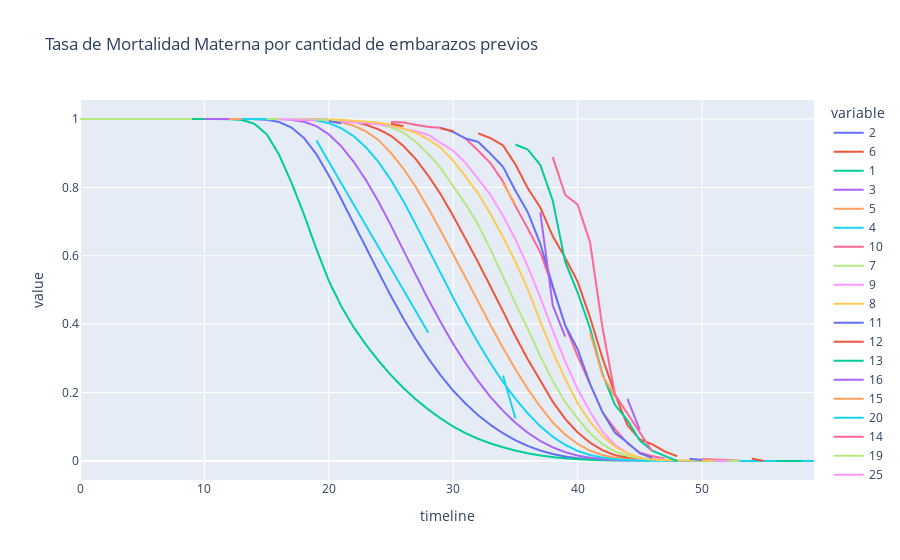

Notebook source saved alongside this figure:
### Code cell
rates, logrank = survival(data_num_emb, 'NUMEROEMBARAZOS', 'EDAD', 'SOBREVIVIOPARTO')
print(logrank)
rates.plot(kind='line',
           title='Tasa de Mortalidad Materna por cantidad de embarazos previos')

### Figure 1 — Plotly figure (JSON) as saved in the notebook; plotly's stock layout.template omitted (floating-point values rounded to 4 significant figures)
{"data": [{"hovertemplate": "variable=2<br>timeline=%{x}<br>value=%{y}<extra></extra>", "legendgroup": "2", "line": {"color": "#636efa", "dash": "solid"}, "mode": "lines", "name": "2", "showlegend": true, "type": "scattergl", "x": [0, 9, 10, 11, 12, 13, 14, 15, 16, 17, 18, 19, 20, 21, 22, 23, 24, 25, 26, 27, 28, 29, 30, 31, 32, 33, 34, 35, 36, 37, 38, 39, 40, 41, 42, 43, 44, 45, 46, 47, 48, 49, 50, 51, 52, 53, 54, 55, 56, 57, 58, 59], "xaxis": "x", "y": [1, 1.0, 1.0, 0.9999, 0.9999, 0.9998, 0.9995, 0.9977, 0.9912, 0.975, 0.9445, 0.8971, 0.8349, 0.7661, 0.6942, 0.6236, 0.5518, 0.4819, 0.4161, 0.3556, 0.2999, 0.2499, 0.2056, 0.1677, 0.134, 0.1055, 0.08117, 0.06063, 0.04394, 0.03057, 0.02051, 0.01306, 0.007951, 0.004613, 0.00267, 0.001525, 0.0008415, 0.0004972, 0.0003388, 0.0002283, 0.0001694, 0.0001307, 8.839e-05, 6.629e-05, 5.34e-05, 3.683e-05, 2.762e-05, 1.841e-05, 1.657e-05, 9.207e-06, 3.683e-06, 0], "yaxis": "y"}, {"hovertemplate": "variable=6<br>timeline=%{x}<br>value=%{y}<extra></extra>", "legendgroup": "6", "line": {"color": "#EF553B", "dash": "solid"}, "mode": "lines", "name": "6", "showlegend": true, "type": "scattergl", "x": [0, 9, 10, 11, 12, 13, 14, 15, 16, 17, 18, 19, 20, 21, 22, 23, 24, 25, 26, 27, 28, 29, 30, 31, 32, 33, 34, 35, 36, 37, 38, 39, 40, 41, 42, 43, 44, 45, 46, 47, 48, 49, 50, 51, 52, 53, 54, 55, 56, 57, 58, 59], "xaxis": "x", "y": [1, null, null, null, null, null, null, null, null, 0.9999, 0.9997, 0.9993, 0.9981, 0.9956, 0.9918, 0.9829, 0.9697, 0.9508, 0.9211, 0.8824, 0.8338, 0.7793, 0.716, 0.6492, 0.5814, 0.5099, 0.438, 0.3648, 0.2966, 0.2355, 0.1733, 0.1232, 0.08361, 0.0536, 0.03154, 0.01708, 0.009724, 0.004492, 0.00232, 0.001086, 0.0004442, 0.0003455, 0.0001974, 4.936e-05, null, 0, null, null, null, null, null, null], "yaxis": "y"}, {"hovertemplate": "variable=1<br>timeline=%{x}<br>value=%{y}<extra></extra>", "legendgroup": "1", "line": {"color": "#00cc96", "dash": "solid"}, "mode": "lines", "name": "1", "showlegend": true, "type": "scattergl", "x": [0, 9, 10, 11, 12, 13, 14, 15, 16, 17, 18, 19, 20, 21, 22, 23, 24, 25, 26, 27, 28, 29, 30, 31, 32, 33, 34, 35, 36, 37, 38, 39, 40, 41, 42, 43, 44, 45, 46, 47, 48, 49, 50, 51, 52, 53, 54, 55, 56, 57, 58, 59], "xaxis": "x", "y": [1, 1.0, 0.9999, 0.9998, 0.9995, 0.9972, 0.9863, 0.9558, 0.8958, 0.8137, 0.7211, 0.6198, 0.5269, 0.4523, 0.3911, 0.3393, 0.2928, 0.2509, 0.2133, 0.1799, 0.1505, 0.1241, 0.1007, 0.08123, 0.06479, 0.05149, 0.04021, 0.03053, 0.02245, 0.01616, 0.01136, 0.007822, 0.005165, 0.003356, 0.002182, 0.001372, 0.0008458, 0.0005552, 0.0003854, 0.0002531, 0.0001829, 0.000129, 9.634e-05, 7.021e-05, 4.246e-05, 2.776e-05, 2.449e-05, 1.796e-05, 9.797e-06, 4.899e-06, 3.266e-06, 0], "yaxis": "y"}, {"hovertemplate": "variable=3<br>timeline=%{x}<br>value=%{y}<extra></extra>", "legendgroup": "3", "line": {"color": "#ab63fa", "dash": "solid"}, "mode": "lines", "name": "3", "showlegend": true, "type": "scattergl", "x": [0, 9, 10, 11, 12, 13, 14, 15, 16, 17, 18, 19, 20, 21, 22, 23, 24, 25, 26, 27, 28, 29, 30, 31, 32, 33, 34, 35, 36, 37, 38, 39, 40, 41, 42, 43, 44, 45, 46, 47, 48, 49, 50, 51, 52, 53, 54, 55, 56, 57, 58, 59], "xaxis": "x", "y": [1, null, 1.0, 1.0, 1.0, 1.0, 0.9999, 0.9998, 0.9994, 0.9974, 0.9919, 0.9789, 0.9552, 0.9203, 0.8748, 0.8205, 0.7579, 0.6887, 0.6162, 0.5438, 0.4723, 0.4056, 0.3421, 0.2857, 0.2338, 0.1869, 0.1468, 0.1116, 0.08247, 0.05866, 0.03991, 0.02596, 0.01587, 0.00946, 0.005174, 0.002749, 0.001399, 0.0007539, 0.0005074, 0.0003411, 0.0002179, 0.0001491, 0.0001089, 8.6e-05, 5.16e-05, 3.44e-05, 1.72e-05, 1.433e-05, 8.6e-06, null, 0, null], "yaxis": "y"}, {"hovertemplate": "variable=5<br>timeline=%{x}<br>value=%{y}<extra></extra>", "legendgroup": "5", "line": {"color": "#FFA15A", "dash": "solid"}, "mode": "lines", "name": "5", "showlegend": true, "type": "scattergl", "x": [0, 9, 10, 11, 12, 13, 14, 15, 16, 17, 18, 19, 20, 21, 22, 23, 24, 25, 26, 27, 28, 29, 30, 31, 32, 33, 34, 35, 36, 37, 38, 39, 40, 41, 42, 43, 44, 45, 46, 47, 48, 49, 50, 51, 52, 53, 54, 55, 56, 57, 58, 59], "xaxis": "x", "y": [1, null, 1.0, null, 1.0, 0.9999, null, 0.9999, 0.9998, 0.9996, 0.9995, 0.9986, 0.9957, 0.9903, 0.9803, 0.9635, 0.938, 0.9006, 0.8547, 0.8007, 0.7387, 0.6727, 0.6038, 0.5358, 0.4666, 0.3972, 0.3307, 0.2681, 0.2103, 0.1588, 0.1127, 0.07729, 0.04988, 0.03021, 0.01728, 0.009534, 0.004608, 0.002066, 0.001006, 0.0006532, 0.0004414, 0.0003531, 0.0003001, 0.0001412, 8.828e-05, 7.062e-05, null, null, 1.766e-05, null, 0, null], "yaxis": "y"}, {"hovertemplate": "variable=4<br>timeline=%{x}<br>value=%{y}<extra></extra>", "legendgroup": "4", "line": {"color": "#19d3f3", "dash": "solid"}, "mode": "lines", "name": "4", "showlegend": true, "type": "scattergl", "x": [0, 9, 10, 11, 12, 13, 14, 15, 16, 17, 18, 19, 20, 21, 22, 23, 24, 25, 26, 27, 28, 29, 30, 31, 32, 33, 34, 35, 36, 37, 38, 39, 40, 41, 42, 43, 44, 45, 46, 47, 48, 49, 50, 51, 52, 53, 54, 55, 56, 57, 58, 59], "xaxis": "x", "y": [1, 1.0, null, null, null, 1.0, 1.0, 0.9999, 0.9997, 0.9994, 0.9984, 0.9954, 0.9878, 0.9728, 0.9497, 0.9166, 0.874, 0.8211, 0.7595, 0.6909, 0.6197, 0.5487, 0.4768, 0.4101, 0.3457, 0.286, 0.231, 0.182, 0.1389, 0.1016, 0.071, 0.04723, 0.02945, 0.0175, 0.009901, 0.0052, 0.002617, 0.001305, 0.0006725, 0.0004062, 0.0002597, 0.0001465, 0.0001065, 9.322e-05, 6.658e-05, 5.327e-05, 4.661e-05, 3.995e-05, 1.332e-05, null, 6.658e-06, 0], "yaxis": "y"}, {"hovertemplate": "variable=10<br>timeline=%{x}<br>value=%{y}<extra></extra>", "legendgroup": "10", "line": {"color": "#FF6692", "dash": "solid"}, "mode": "lines", "name": "10", "showlegend": true, "type": "scattergl", "x": [0, 9, 10, 11, 12, 13, 14, 15, 16, 17, 18, 19, 20, 21, 22, 23, 24, 25, 26, 27, 28, 29, 30, 31, 32, 33, 34, 35, 36, 37, 38, 39, 40, 41, 42, 43, 44, 45, 46, 47, 48, 49, 50, 51, 52, 53, 54, 55, 56, 57, 58, 59], "xaxis": "x", "y": [1, null, null, null, null, null, null, null, null, null, null, 0.9986, 0.9971, 0.9957, null, 0.9942, null, 0.9914, 0.9899, 0.9827, 0.977, 0.9741, 0.9626, 0.9424, 0.9079, 0.8705, 0.8173, 0.7453, 0.6791, 0.6101, 0.5079, 0.3971, 0.3065, 0.2245, 0.1424, 0.09353, 0.0518, 0.02446, 0.01439, 0.007194, null, null, 0.005755, 0.004317, 0.002878, 0.001439, null, null, 0, null, null, null], "yaxis": "y"}, {"hovertemplate": "variable=7<br>timeline=%{x}<br>value=%{y}<extra></extra>", "legendgroup": "7", "line": {"color": "#B6E880", "dash": "solid"}, "mode": "lines", "name": "7", "showlegend": true, "type": "scattergl", "x": [0, 9, 10, 11, 12, 13, 14, 15, 16, 17, 18, 19, 20, 21, 22, 23, 24, 25, 26, 27, 28, 29, 30, 31, 32, 33, 34, 35, 36, 37, 38, 39, 40, 41, 42, 43, 44, 45, 46, 47, 48, 49, 50, 51, 52, 53, 54, 55, 56, 57, 58, 59], "xaxis": "x", "y": [1, 0.9999, null, null, null, null, null, 0.9997, 0.9996, 0.9992, 0.9988, 0.998, 0.9972, 0.9961, 0.9938, 0.9897, 0.9845, 0.9758, 0.9603, 0.9331, 0.8974, 0.8566, 0.8027, 0.751, 0.6913, 0.6182, 0.5396, 0.461, 0.386, 0.3065, 0.2336, 0.1728, 0.1242, 0.08099, 0.04917, 0.02761, 0.01486, 0.007626, 0.003944, 0.002235, 0.001446, 0.001052, 0.0009203, 0.0006574, 0.0005259, 0.0001315, null, 0, null, null, null, null], "yaxis": "y"}, {"hovertemplate": "variable=9<br>timeline=%{x}<br>value=%{y}<extra></extra>", "legendgroup": "9", "line": {"color": "#FF97FF", "dash": "solid"}, "mode": "lines", "name": "9", "showlegend": true, "type": "scattergl", "x": [0, 9, 10, 11, 12, 13, 14, 15, 16, 17, 18, 19, 20, 21, 22, 23, 24, 25, 26, 27, 28, 29, 30, 31, 32, 33, 34, 35, 36, 37, 38, 39, 40, 41, 42, 43, 44, 45, 46, 47, 48, 49, 50, 51, 52, 53, 54, 55, 56, 57, 58, 59], "xaxis": "x", "y": [1, null, null, null, null, null, null, null, 0.9993, 0.9986, 0.9965, 0.9959, null, 0.9931, 0.9903, 0.9876, 0.9841, 0.9806, 0.971, 0.964, 0.9537, 0.9302, 0.9073, 0.8714, 0.825, 0.778, 0.7172, 0.648, 0.5678, 0.4786, 0.3817, 0.2911, 0.2102, 0.1445, 0.08575, 0.04703, 0.02351, 0.00899, 0.006916, 0.004149, 0.002766, 0.001383, null, 0.0006916, 0, null, null, null, null, null, null, null], "yaxis": "y"}, {"hovertemplate": "variable=8<br>timeline=%{x}<br>value=%{y}<extra></extra>", "legendgroup": "8", "line": {"color": "#FECB52", "dash": "solid"}, "mode": "lines", "name": "8", "showlegend": true, "type": "scattergl", "x": [0, 9, 10, 11, 12, 13, 14, 15, 16, 17, 18, 19, 20, 21, 22, 23, 24, 25, 26, 27, 28, 29, 30, 31, 32, 33, 34, 35, 36, 37, 38, 39, 40, 41, 42, 43, 44, 45, 46, 47, 48, 49, 50, 51, 52, 53, 54, 55, 56, 57, 58, 59], "xaxis": "x", "y": [1, null, null, null, null, null, null, 0.9997, null, null, null, null, 0.9988, 0.9979, 0.9948, 0.9924, 0.989, 0.9826, 0.9716, 0.9594, 0.9401, 0.9157, 0.8778, 0.8317, 0.7825, 0.7217, 0.6552, 0.5825, 0.5018, 0.4078, 0.3186, 0.2404, 0.1689, 0.1148, 0.07269, 0.04215, 0.02199, 0.01008, 0.004887, 0.003054, 0.002138, 0.001527, 0.001222, 0.0006109, null, null, 0.0003054, null, null, null, 0, null], "yaxis": "y"}, {"hovertemplate": "variable=11<br>timeline=%{x}<br>value=%{y}<extra></extra>", "legendgroup": "11", "line": {"color": "#636efa", "dash": "solid"}, "mode": "lines", "name": "11", "showlegend": true, "type": "scattergl", "x": [0, 9, 10, 11, 12, 13, 14, 15, 16, 17, 18, 19, 20, 21, 22, 23, 24, 25, 26, 27, 28, 29, 30, 31, 32, 33, 34, 35, 36, 37, 38, 39, 40, 41, 42, 43, 44, 45, 46, 47, 48, 49, 50, 51, 52, 53, 54, 55, 56, 57, 58, 59], "xaxis": "x", "y": [1, null, null, null, null, null, null, null, null, 0.9968, null, null, 0.9937, 0.9873, null, null, 0.9841, null, 0.981, null, null, 0.9746, 0.9619, 0.9429, 0.9333, 0.8984, 0.8603, 0.7905, 0.727, 0.6349, 0.5111, 0.3968, 0.327, 0.2254, 0.1429, 0.08254, 0.05397, 0.02222, 0.009524, null, null, 0.006349, 0.003175, null, null, null, 0, null, null, null, null, null], "yaxis": "y"}, {"hovertemplate": "variable=12<br>timeline=%{x}<br>value=%{y}<extra></extra>", "legendgroup": "12", "line": {"color": "#EF553B", "dash": "solid"}, "mode": "lines", "name": "12", "showlegend": true, "type": "scattergl", "x": [0, 9, 10, 11, 12, 13, 14, 15, 16, 17, 18, 19, 20, 21, 22, 23, 24, 25, 26, 27, 28, 29, 30, 31, 32, 33, 34, 35, 36, 37, 38, 39, 40, 41, 42, 43, 44, 45, 46, 47, 48, 49, 50, 51, 52, 53, 54, 55, 56, 57, 58, 59], "xaxis": "x", "y": [1, null, null, null, null, null, null, null, null, null, null, null, null, null, null, 0.993, null, 0.986, 0.979, null, null, 0.972, 0.965, null, 0.958, 0.9441, 0.9231, 0.8671, 0.7972, 0.7413, 0.6573, 0.5944, 0.5245, 0.4196, 0.3007, 0.1958, 0.1049, 0.06294, 0.04895, 0.02797, 0.01399, null, null, null, null, null, 0.006993, 0, null, null, null, null], "yaxis": "y"}, {"hovertemplate": "variable=13<br>timeline=%{x}<br>value=%{y}<extra></extra>", "legendgroup": "13", "line": {"color": "#00cc96", "dash": "solid"}, "mode": "lines", "name": "13", "showlegend": true, "type": "scattergl", "x": [0, 9, 10, 11, 12, 13, 14, 15, 16, 17, 18, 19, 20, 21, 22, 23, 24, 25, 26, 27, 28, 29, 30, 31, 32, 33, 34, 35, 36, 37, 38, 39, 40, 41, 42, 43, 44, 45, 46, 47, 48, 49, 50, 51, 52, 53, 54, 55, 56, 57, 58, 59], "xaxis": "x", "y": [1, null, null, null, null, null, null, null, null, null, null, 0.9851, null, null, null, null, null, null, null, null, null, 0.9701, null, null, null, null, null, 0.9254, 0.9104, 0.8657, 0.7612, 0.5821, 0.4925, 0.3881, 0.2537, 0.1642, 0.1194, 0.0597, 0.02985, 0.01493, 0, null, null, null, null, null, null, null, null, null, null, null], "yaxis": "y"}, {"hovertemplate": "variable=16<br>timeline=%{x}<br>value=%{y}<extra></extra>", "legendgroup": "16", "line": {"color": "#ab63fa", "dash": "solid"}, "mode": "lines", "name": "16", "showlegend": true, "type": "scattergl", "x": [0, 9, 10, 11, 12, 13, 14, 15, 16, 17, 18, 19, 20, 21, 22, 23, 24, 25, 26, 27, 28, 29, 30, 31, 32, 33, 34, 35, 36, 37, 38, 39, 40, 41, 42, 43, 44, 45, 46, 47, 48, 49, 50, 51, 52, 53, 54, 55, 56, 57, 58, 59], "xaxis": "x", "y": [1, null, null, null, null, null, null, null, null, null, null, null, null, null, null, null, null, 0.9091, null, null, null, null, null, null, null, null, null, 0.8182, null, 0.7273, 0.4545, 0.3636, null, null, 0.2727, null, 0.1818, 0.09091, null, 0, null, null, null, null, null, null, null, null, null, null, null, null], "yaxis": "y"}, {"hovertemplate": "variable=15<br>timeline=%{x}<br>value=%{y}<extra></extra>", "legendgroup": "15", "line": {"color": "#FFA15A", "dash": "solid"}, "mode": "lines", "name": "15", "showlegend": true, "type": "scattergl", "x": [0, 9, 10, 11, 12, 13, 14, 15, 16, 17, 18, 19, 20, 21, 22, 23, 24, 25, 26, 27, 28, 29, 30, 31, 32, 33, 34, 35, 36, 37, 38, 39, 40, 41, 42, 43, 44, 45, 46, 47, 48, 49, 50, 51, 52, 53, 54, 55, 56, 57, 58, 59], "xaxis": "x", "y": [1, null, null, null, null, null, null, 0.9375, null, null, null, null, null, null, null, null, null, null, null, null, null, null, null, null, 0.875, null, 0.8125, 0.75, null, 0.6875, null, 0.5, null, 0.375, 0.25, 0.1875, null, 0.0625, null, 0, null, null, null, null, null, null, null, null, null, null, null, null], "yaxis": "y"}, {"hovertemplate": "variable=20<br>timeline=%{x}<br>value=%{y}<extra></extra>", "legendgroup": "20", "line": {"color": "#19d3f3", "dash": "solid"}, "mode": "lines", "name": "20", "showlegend": true, "type": "scattergl", "x": [0, 9, 10, 11, 12, 13, 14, 15, 16, 17, 18, 19, 20, 21, 22, 23, 24, 25, 26, 27, 28, 29, 30, 31, 32, 33, 34, 35, 36, 37, 38, 39, 40, 41, 42, 43, 44, 45, 46, 47, 48, 49, 50, 51, 52, 53, 54, 55, 56, 57, 58, 59], "xaxis": "x", "y": [1, null, null, null, null, null, null, null, null, null, null, 0.9375, 0.875, 0.8125, 0.75, 0.6875, 0.625, 0.5625, 0.5, 0.4375, 0.375, null, null, 0.3125, null, null, 0.25, 0.125, null, 0.0625, null, 0, null, null, null, null, null, null, null, null, null, null, null, null, null, null, null, null, null, null, null, null], "yaxis": "y"}, {"hovertemplate": "variable=14<br>timeline=%{x}<br>value=%{y}<extra></extra>", "legendgroup": "14", "line": {"color": "#FF6692", "dash": "solid"}, "mode": "lines", "name": "14", "showlegend": true, "type": "scattergl", "x": [0, 9, 10, 11, 12, 13, 14, 15, 16, 17, 18, 19, 20, 21, 22, 23, 24, 25, 26, 27, 28, 29, 30, 31, 32, 33, 34, 35, 36, 37, 38, 39, 40, 41, 42, 43, 44, 45, 46, 47, 48, 49, 50, 51, 52, 53, 54, 55, 56, 57, 58, 59], "xaxis": "x", "y": [1, null, null, null, null, null, null, null, null, 0.9722, null, null, null, null, null, null, null, null, null, null, null, null, null, 0.9444, null, null, null, null, 0.9167, null, 0.8889, 0.7778, 0.75, 0.6389, 0.3889, 0.1944, 0.1389, 0.08333, 0.02778, null, null, null, 0, null, null, null, null, null, null, null, null, null], "yaxis": "y"}, {"hovertemplate": "variable=19<br>timeline=%{x}<br>value=%{y}<extra></extra>", "legendgroup": "19", "line": {"color": "#B6E880", "dash": "solid"}, "mode": "lines", "name": "19", "showlegend": true, "type": "scattergl", "x": [0, 9, 10, 11, 12, 13, 14, 15, 16, 17, 18, 19, 20, 21, 22, 23, 24, 25, 26, 27, 28, 29, 30, 31, 32, 33, 34, 35, 36, 37, 38, 39, 40, 41, 42, 43, 44, 45, 46, 47, 48, 49, 50, 51, 52, 53, 54, 55, 56, 57, 58, 59], "xaxis": "x", "y": [1, null, null, null, null, null, null, null, null, null, null, null, null, null, null, null, null, null, null, null, null, null, null, 0.5, null, null, null, null, null, null, null, null, null, null, 0, null, null, null, null, null, null, null, null, null, null, null, null, null, null, null, null, null], "yaxis": "y"}, {"hovertemplate": "variable=25<br>timeline=%{x}<br>value=%{y}<extra></extra>", "legendgroup": "25", "line": {"color": "#FF97FF", "dash": "solid"}, "mode": "lines", "name": "25", "showlegend": true, "type": "scattergl", "x": [0, 9, 10, 11, 12, 13, 14, 15, 16, 17, 18, 19, 20, 21, 22, 23, 24, 25, 26, 27, 28, 29, 30, 31, 32, 33, 34, 35, 36, 37, 38, 39, 40, 41, 42, 43, 44, 45, 46, 47, 48, 49, 50, 51, 52, 53, 54, 55, 56, 57, 58, 59], "xaxis": "x", "y": [1, null, null, null, null, null, null, null, null, null, null, null, null, null, null, null, 0.5, null, null, null, null, null, null, null, null, 0, null, null, null, null, null, null, null, null, null, null, null, null, null, null, null, null, null, null, null, null, null, null, null, null, null, null], "yaxis": "y"}, {"hovertemplate": "variable=21<br>timeline=%{x}<br>value=%{y}<extra></extra>", "legendgroup": "21", "line": {"color": "#FECB52", "dash": "solid"}, "mode": "lines", "name": "21", "showlegend": true, "type": "scattergl", "x": [0, 9, 10, 11, 12, 13, 14, 15, 16, 17, 18, 19, 20, 21, 22, 23, 24, 25, 26, 27, 28, 29, 30, 31, 32, 33, 34, 35, 36, 37, 38, 39, 40, 41, 42, 43, 44, 45, 46, 47, 48, 49, 50, 51, 52, 53, 54, 55, 56, 57, 58, 59], "xaxis": "x", "y": [1, null, null, null, null, null, null, null, null, 0, null, null, null, null, null, null, null, null, null, null, null, null, null, null, null, null, null, null, null, null, null, null, null, null, null, null, null, null, null, null, null, null, null, null, null, null, null, null, null, null, null, null], "yaxis": "y"}], "layout": {"legend": {"title": {"text": "variable"}, "tracegroupgap": 0}, "title": {"text": "Tasa de Mortalidad Materna por cantidad de embarazos previos"}, "xaxis": {"anchor": "y", "domain": [0, 1], "title": {"text": "timeline"}}, "yaxis": {"anchor": "x", "domain": [0, 1], "title": {"text": "value"}}}}
